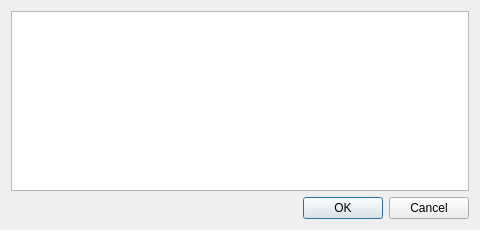
<?xml version="1.0" encoding="UTF-8"?>
<ui version="4.0">
 <class>EditDialog</class>
 <widget class="QDialog" name="EditDialog">
  <property name="geometry">
   <rect>
    <x>0</x>
    <y>0</y>
    <width>480</width>
    <height>230</height>
   </rect>
  </property>
  <property name="windowTitle">
   <string>Edit text</string>
  </property>
  <layout class="QVBoxLayout" name="main_layout">
   <item>
    <widget class="QPlainTextEdit" name="editor"/>
   </item>
   <item>
    <widget class="QDialogButtonBox" name="buttons">
     <property name="standardButtons">
      <set>QDialogButtonBox::StandardButton::Cancel|QDialogButtonBox::StandardButton::Ok</set>
     </property>
    </widget>
   </item>
  </layout>
 </widget>
 <resources/>
 <connections/>
</ui>
